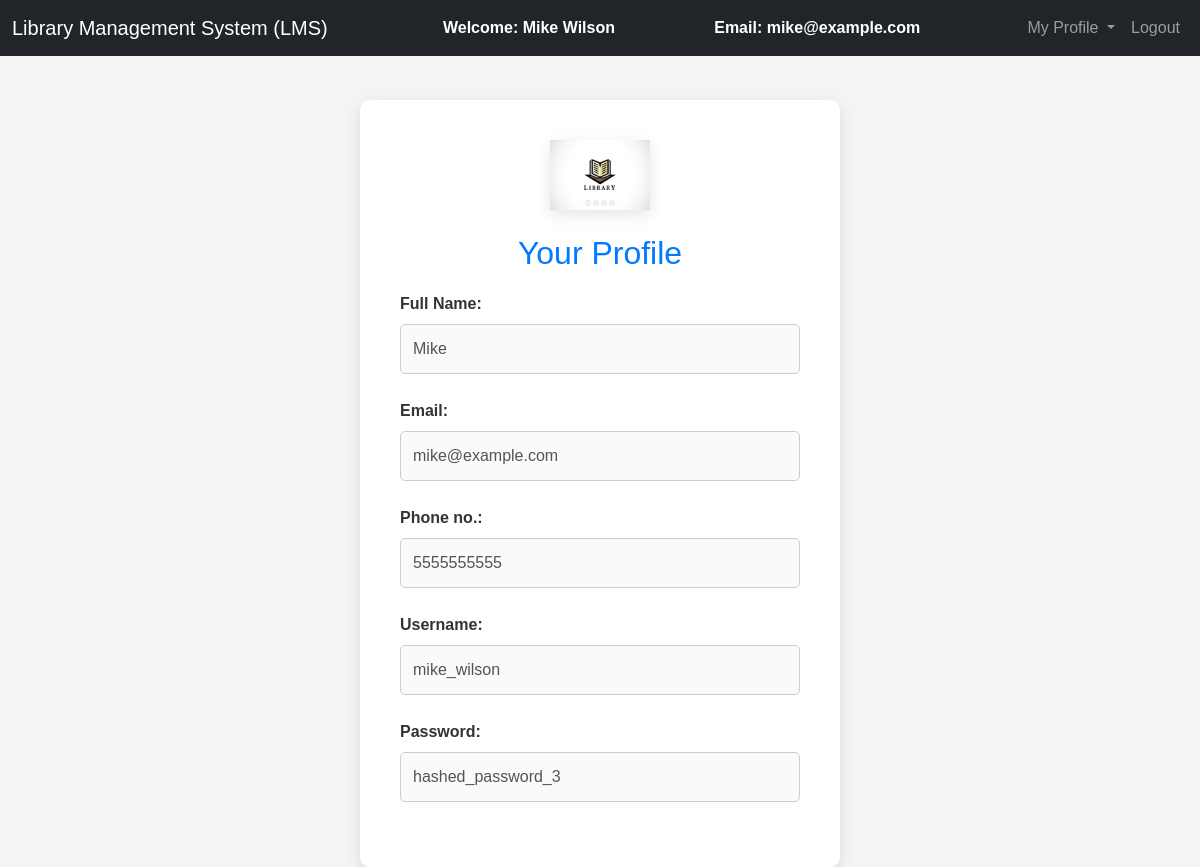
The page /viewprofile.php (signed in) on the database its author committed.
### tables this page shows
CREATE TABLE `users` (
  `user_id` int(11) NOT NULL,
  `full_name` varchar(100) NOT NULL,
  `email` varchar(100) NOT NULL,
  `phone` varchar(20) NOT NULL,
  `username` varchar(50) NOT NULL,
  `password` varchar(100) NOT NULL
);

### viewprofile.php (the view, shortened to what this page needs)
<?php
    include '_dbconnect.php';
    $username = $_SESSION['username'];
    $sql1 = "SELECT * FROM users WHERE username = '$username';";
        $result = $conn->query($sql1);
        $row = $result->fetch_assoc();
        $fname = $row['full_name'];
        $email = $row['email'];
        $number = $row['phone'];
        $username = $row['username'];
        $password = $row['password'];
?>
<!DOCTYPE html>
<html lang="en">
<head>
    <link href="https://cdn.jsdelivr.net/npm/bootstrap@5.3.1/dist/css/bootstrap.min.css" rel="stylesheet"
 />
</head>
<body>
<nav class="navbar navbar-expand-lg navbar-dark bg-dark">
        <div class="container-fluid">
            <div class="navbar-header">
                <a class="navbar-brand" href="admin_dashboard.php">Library Management System (LMS)</a>
            </div>
            <font style="color: white"><span><strong>Welcome: <?php echo $fname;?></strong></span></font>
            <font style="color: white"><span><strong>Email: <?php echo $email;?></strong></font>
            <ul class="nav navbar-nav navbar-right">
                <li class="nav-item dropdown">
                    <a class="nav-link dropdown-toggle" href="userdashboard.php" role="button" data-bs-toggle="dropdown"
                        aria-expanded="false">
                        My Profile
                    </a>
                </li>
                <li class="nav-item">
                    <a class="nav-link" href="logout.php">Logout</a>
                </li>
            </ul>
        </div>
    </nav><br>
    <div class="container">
        <div class="text-center">
            <img class="mb-4" src="liblogo.jpg" alt="" width="100" height="70" />
        </div>
        <h2>Your Profile</h2>
        <form action="registeration.php" method="post">
            <div class="form-group">
                <label for="fname">Full Name:</label>
                <input type="text" id="fname" name="fname" <?php echo "value = ".$fname ?>  disabled>
            </div>
            <div class="form-group">
                <label for="email">Email:</label>
                <input type="email" id="email" name="email" <?php echo "value = ".$email ?> disabled>
            </div>
            <div class="form-group">
                <label for="phone">Phone no.:</label>
                <input type="number" id="phone" name="phone" <?php echo "value = ".$number ?> disabled>
            </div>
            <div class="form-group">
                <label for="username">Username:</label>
                <input type="text" id="username" name="username" <?php echo "value = ".$username ?> disabled>
            </div>
            <div class="form-group">
                <label for="password">Password:</label>
                <input type="text" id="password" name="password" <?php echo "value = ".$password ?> disabled>
            </div>
        </form>
    </div>
</body>
</html>

### viewprofile.php (style rules this page uses)
body { font-family: Arial, sans-serif; background-color: #f4f4f4; margin: 0; padding: 0; min-height: 100vh; }
img { box-shadow: 0 5px 15px rgba(0, 0, 0, 0.1); }
.container { background-color: #fff; border-radius: 10px; box-shadow: 0 5px 15px rgba(0, 0, 0, 0.1); padding: 40px; width: 480px; margin-top: 20px; }
.container h2 { margin-bottom: 20px; text-align: center; color: #007bff; }
.form-group { margin-bottom: 25px; }
label { display: block; margin-bottom: 8px; font-weight: bold; color: #333; }
input[type="text"], input[type="email"], input[type="number"], input[type="password"] { width: 100%; padding: 12px; border: 1px solid #ccc; border-radius: 5px; font-size: 16px; transition: border-color 0.3s; }

### rows shown on the page
users: full_name "Mike Wilson", email "mike@example.com", phone "5555555555", username "mike_wilson", password "hashed_password_3"
